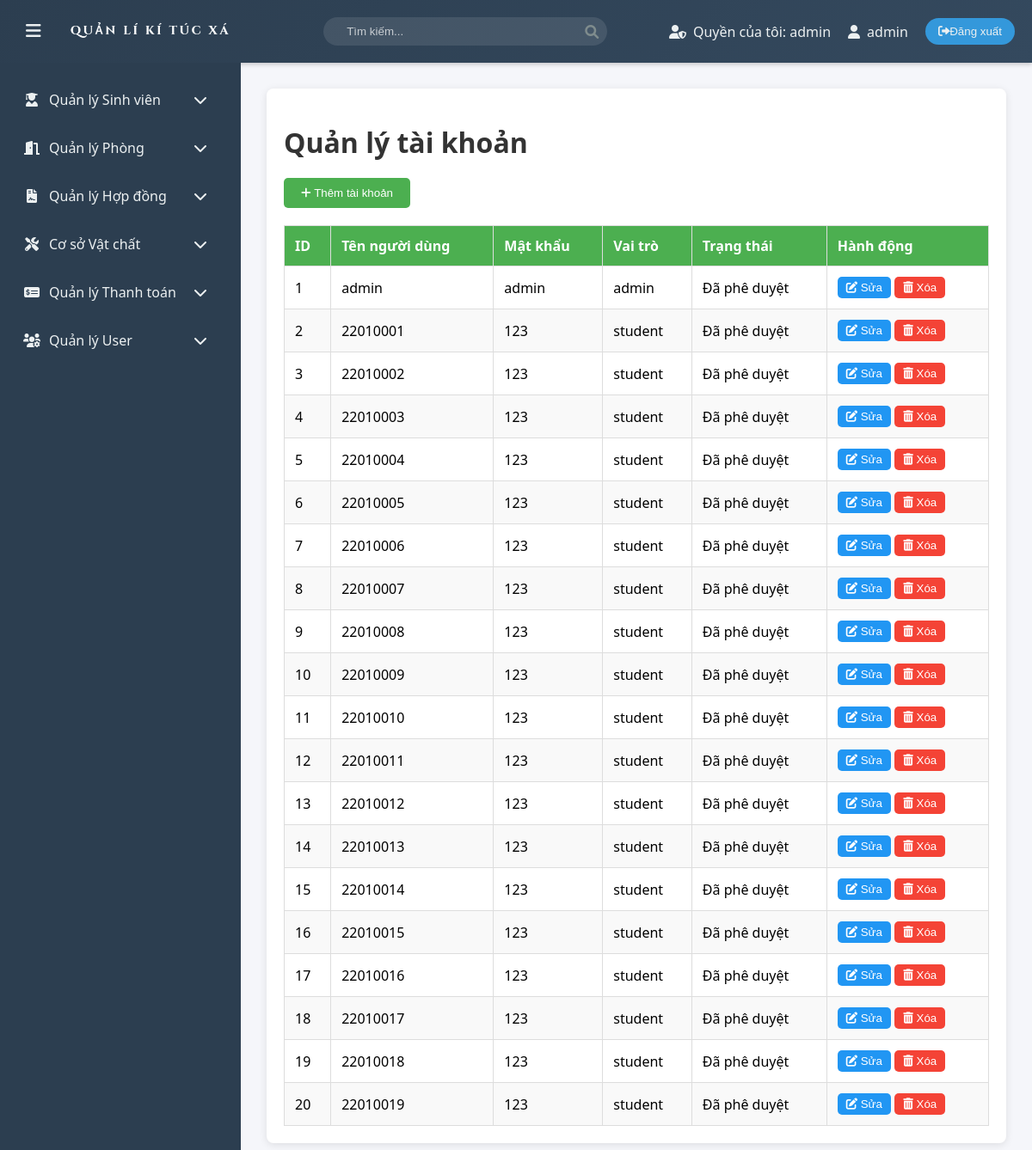
/php/admin/manage_account.php (signed in), run on the app's committed database.
### tables this page shows
CREATE TABLE IF NOT EXISTS Users (
    user_id INT AUTO_INCREMENT PRIMARY KEY,
    username VARCHAR(255) NOT NULL,
    password VARCHAR(255) NOT NULL,
    role ENUM('admin', 'student') NOT NULL,
    is_approved TINYINT(1) DEFAULT 0,
    activation_token  VARCHAR(255) DEFAULT NULL,
    created_at TIMESTAMP DEFAULT CURRENT_TIMESTAMP
);

### php/admin/manage_account.php (the view, shortened to what this page needs)
<?php
include '../config/db_connect.php';
$sql = "SELECT user_id, username, password, role, is_approved FROM Users";
$result = $conn->query($sql);
?>
<!DOCTYPE html>
<html lang="vi">
<head>
    <link rel="stylesheet" href="../../assets/css/main.css">
    <link rel="stylesheet" href="../../assets/css/account.css">
    <link rel="stylesheet" href="https://cdnjs.cloudflare.com/ajax/libs/font-awesome/6.0.0/css/all.min.css">
</head>
<body>
    <?php include 'layout/header.php'; ?>
    <div class="container">
        <?php include 'layout/menu.php'; ?>
        <main class="content">
            <div class="account-list-container">
                <h1>Quản lý tài khoản</h1>
                <button id="add-account-btn" class="add-btn">
                    <i class="fas fa-plus"></i> Thêm tài khoản
                </button>
                <table border="1">
                    <thead>
                        <tr>
                            <th>ID</th>
                            <th>Tên người dùng</th>
                             <th>Mật khẩu</th>
                            <th>Vai trò</th>
                            <th>Trạng thái</th>
                            <th>Hành động</th>
                        </tr>
                    </thead>
                    <tbody>
                        <?php
                            if ($result->num_rows > 0) :
                            while ($row = $result->fetch_assoc()):
                                ?>
                                <tr data-id="<?php echo htmlspecialchars($row['user_id']); ?>">
                                    <td><?php echo htmlspecialchars($row['user_id']); ?></td>
                                    <td><?php echo htmlspecialchars($row['username']); ?></td>
                                     <td class="password-cell"><?php echo htmlspecialchars($row['password']); ?></td>
                                    <td><?php echo htmlspecialchars($row['role']); ?></td>
                                    <td><?php echo $row['is_approved'] ? 'Đã phê duyệt' : 'Chưa phê duyệt'; ?></td>
                                    <td>
                                        <button class="edit-btn" data-id="<?php echo htmlspecialchars($row['user_id']); ?>">
                                            <i class="fas fa-edit"></i> Sửa
                                        </button>
                                        <button class="delete-btn" data-id="<?php echo htmlspecialchars($row['user_id']); ?>">
                                            <i class="fas fa-trash-alt"></i> Xóa
                                        </button>
                                    </td>
                                </tr>
                                <?php
                            endwhile;
                        else :
                            ?>
                            <tr>
                                <td colspan="6">Không có tài khoản nào.</td>
                            </tr>
                         <?php  endif;
                         ?>
                    </tbody>
                </table>
            </div>
        </main>
    </div>
</body>
</html>

### assets/css/main.css (style rules this page uses)
:root { --primary-color: #2c3e50; --secondary-color: #34495e; --accent-color: #3498db; --text-color: #ecf0f1; --hover-color: #2980b9; --transition-speed: 0.3s; }
body { font-family: 'Segoe UI', Tahoma, Geneva, Verdana, sans-serif; margin: 0; padding: 0; background-color: #f5f6fa; }
.container { display: flex; min-height: calc(100vh - 70px); }
.content { flex-grow: 1; padding: 30px; transition: var(--transition-speed); }
.content h1 { color: var(--primary-color); margin-bottom: 30px; text-align: center; }

### assets/css/account.css (style rules this page uses)
.account-list-container { margin: 0 auto; padding: 20px; background-color: #ffffff; border-radius: 8px; box-shadow: 0 2px 10px rgba(0, 0, 0, 0.1); }
.account-list-container h1 { text-align: left; color: #333; margin-bottom: 20px; }
.add-btn { display: block; padding: 10px 20px; background-color: #4CAF50; color: white; border: none; border-radius: 5px; cursor: pointer; transition: background-color 0.3s; }
.account-list-container table { width: 100%; border-collapse: collapse; margin-top: 20px; }
.account-list-container th, .account-list-container td { padding: 12px; text-align: left; border: 1px solid #ddd; }
.account-list-container th { background-color: #4CAF50; color: white; }
.account-list-container tr:nth-child(even) { background-color: #f9f9f9; }
.account-list-container .edit-btn, .account-list-container .approve-btn, .account-list-container .delete-btn { padding: 5px 10px; border: none; border-radius: 5px; cursor: pointer; transition: background-color 0.3s; }
.account-list-container .edit-btn { background-color: #2196F3; color: white; }
.account-list-container .delete-btn { background-color: #f44336; color: white; }

### data on the page
users: user_id "1", username "admin", password "admin", role "admin", is_approved "Đã phê duyệt"
users: user_id "2", username "22010001", password "123", role "student", is_approved "Đã phê duyệt"
users: user_id "3", username "22010002", password "123", role "student", is_approved "Đã phê duyệt"
users: user_id "4", username "22010003", password "123", role "student", is_approved "Đã phê duyệt"
users: user_id "5", username "22010004", password "123", role "student", is_approved "Đã phê duyệt"
users: user_id "6", username "22010005", password "123", role "student", is_approved "Đã phê duyệt"
users: user_id "7", username "22010006", password "123", role "student", is_approved "Đã phê duyệt"
users: user_id "8", username "22010007", password "123", role "student", is_approved "Đã phê duyệt"
users: user_id "9", username "22010008", password "123", role "student", is_approved "Đã phê duyệt"
users: user_id "10", username "22010009", password "123", role "student", is_approved "Đã phê duyệt"
users: user_id "11", username "22010010", password "123", role "student", is_approved "Đã phê duyệt"
users: user_id "12", username "22010011", password "123", role "student", is_approved "Đã phê duyệt"
users: user_id "13", username "22010012", password "123", role "student", is_approved "Đã phê duyệt"
users: user_id "14", username "22010013", password "123", role "student", is_approved "Đã phê duyệt"
users: user_id "15", username "22010014", password "123", role "student", is_approved "Đã phê duyệt"
users: user_id "16", username "22010015", password "123", role "student", is_approved "Đã phê duyệt"
users: user_id "17", username "22010016", password "123", role "student", is_approved "Đã phê duyệt"
users: user_id "18", username "22010017", password "123", role "student", is_approved "Đã phê duyệt"
users: user_id "19", username "22010018", password "123", role "student", is_approved "Đã phê duyệt"
users: user_id "20", username "22010019", password "123", role "student", is_approved "Đã phê duyệt"

### other printed values
$role "admin"
$username "admin"
